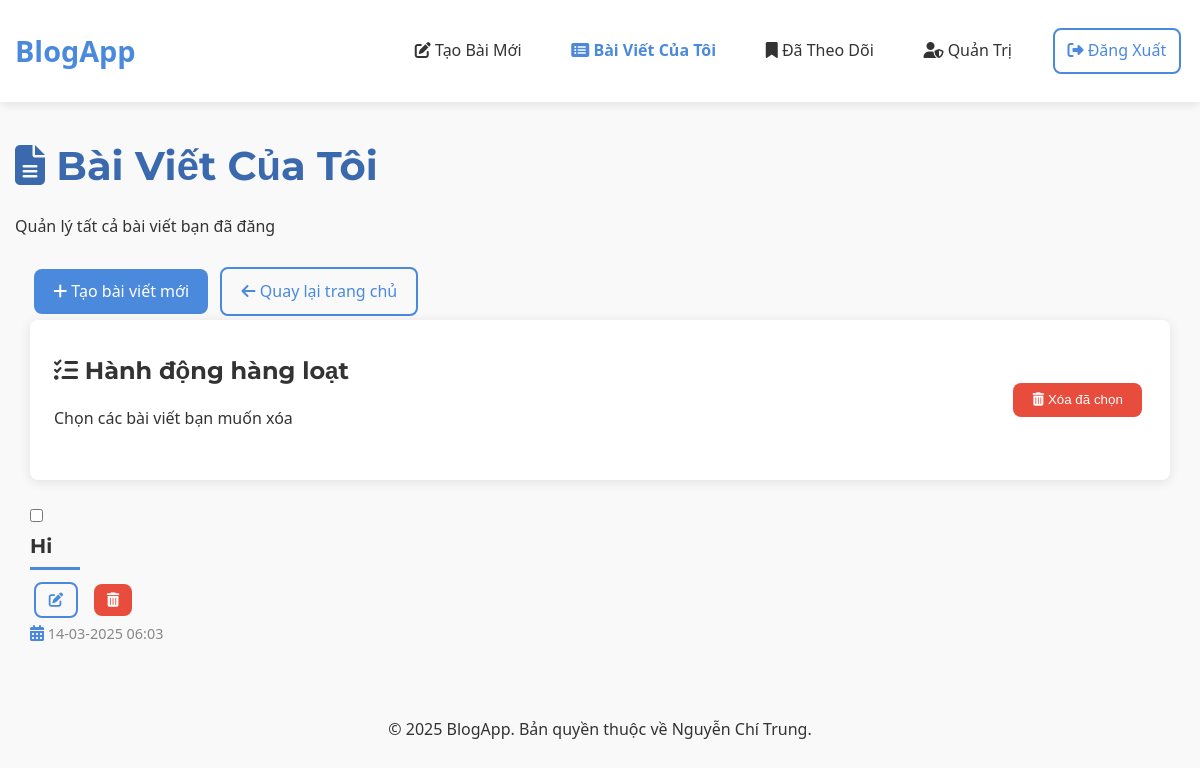
Page /my_posts (signed in) on the earlier database version.
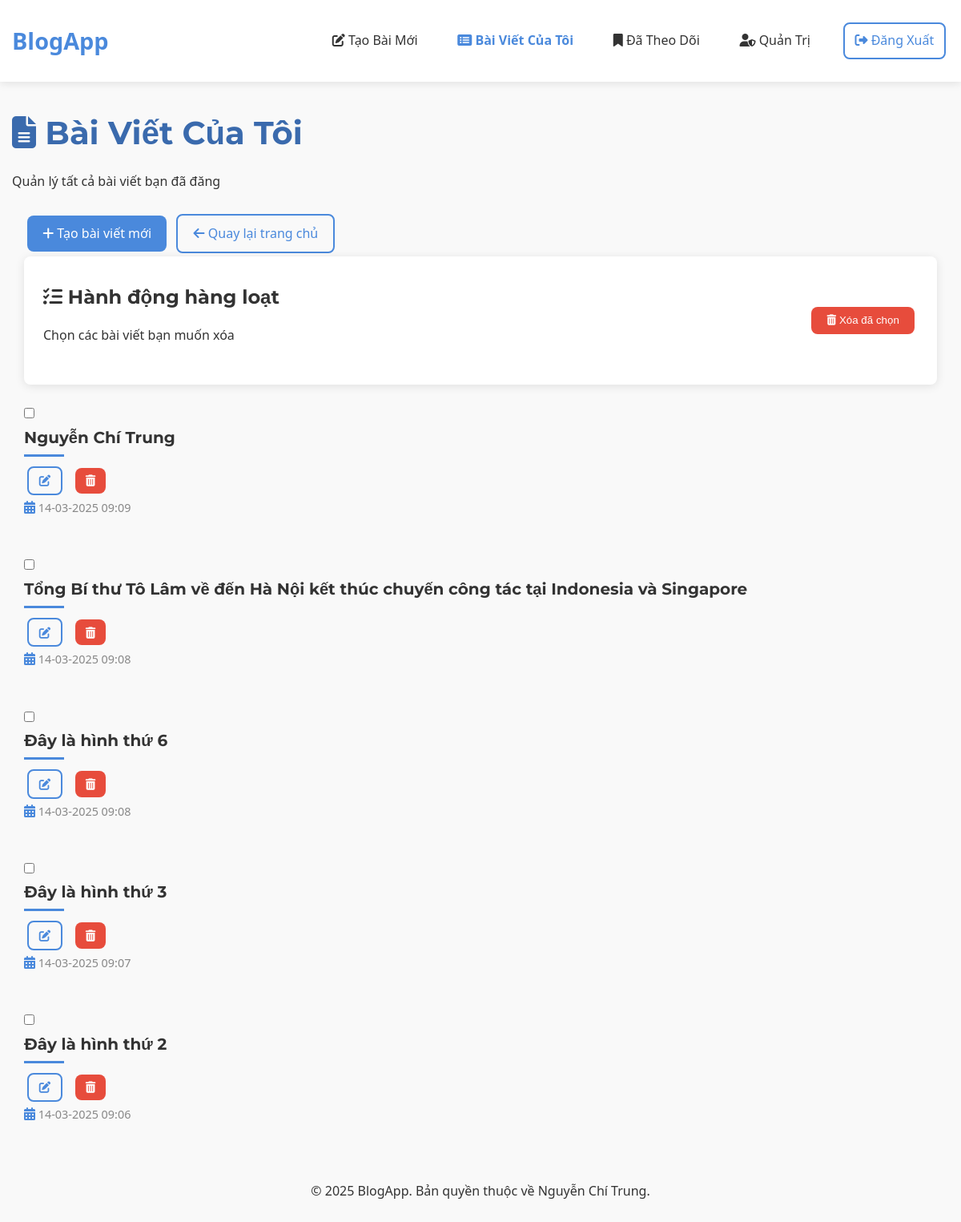
Same page on the later database version.
### tables this page shows
CREATE TABLE post (
  id INTEGER PRIMARY KEY AUTOINCREMENT,
  author_id INTEGER NOT NULL,
  created TIMESTAMP NOT NULL DEFAULT CURRENT_TIMESTAMP,
  title TEXT NOT NULL,
  text_content TEXT,
  FOREIGN KEY (author_id) REFERENCES user (id)
);

### flaskr/blog.py (the view)
@bp.route('/my_posts')
@login_required
def my_posts():
    db = get_db()
    page = request.args.get('page', 1, type=int)
    per_page = 10
    offset = (page - 1) * per_page
    posts_rows = db.execute(
        'SELECT p.id, p.title, p.text_content, p.created, u.username, u.id as author_id'
        ' FROM post p JOIN user u ON p.author_id = u.id'
        ' WHERE p.author_id = ? ORDER BY p.created DESC LIMIT ? OFFSET ?',
        (g.user['id'], per_page, offset)
    ).fetchall()
    posts = []
    for post_row in posts_rows:
        post = dict(post_row)
        contents = db.execute(
            'SELECT content_type, content, display_order'
            ' FROM post_content'
            ' WHERE post_id = ?'
            ' ORDER BY display_order',
            (post['id'],)
        ).fetchall()
        post['images'] = [c['content'] for c in contents if c['content_type'] == 'image']
        post['links'] = [c['content'] for c in contents if c['content_type'] == 'link']
        posts.append(post)
    total_posts = db.execute(
        'SELECT COUNT(*) FROM post WHERE author_id = ?',
        (g.user['id'],)
    ).fetchone()[0]
    total_pages = (total_posts + per_page - 1) // per_page
    return render_template('blog/my_posts.html', posts=posts, page=page, total_pages=total_pages)

### flaskr/__init__.py (called while the page is built)
def create_app(test_config=None):
    app = Flask(__name__, instance_relative_config=True)
    app.config.from_mapping(
        SECRET_KEY='dev',
        DATABASE=os.path.join(app.instance_path, 'flaskr.sqlite'),
    )
    if test_config is None:
        app.config.from_pyfile('config.py', silent=True)
    else:
        app.config.from_mapping(test_config)
    try:
        os.makedirs(app.instance_path)
    except OSError:
        pass
    from . import db
    db.init_app(app)
    from . import auth
    app.register_blueprint(auth.bp)
    from . import blog
    app.register_blueprint(blog.bp)
    @app.context_processor
    def inject_utilities():
        def get_year():
            return datetime.datetime.now().year
        return {'get_year': get_year}
    @app.route('/')
    def index():
        return redirect(url_for('blog.blog_index'))
    return app

### flaskr/auth.py (called while the page is built)
@bp.before_app_request
def load_logged_in_user():
    user_id = session.get('user_id')
    if user_id is None:
        g.user = None
    else:
        g.user = get_db().execute(
            'SELECT * FROM user WHERE id = ?', (user_id,)
        ).fetchone()  # fetchone() trả về một sqlite3.Row

### flaskr/templates/blog/my_posts.html (shortened to what this page needs)
{% extends 'base.html' %}
{% block header %}
  <h1><i class="fas fa-file-alt"></i> Bài Viết Của Tôi</h1>
  <p class="text-light">Quản lý tất cả bài viết bạn đã đăng</p>
{% endblock %}
{% block content %}
<div class="container">
  <div class="action-bar">
    <a href="{{ url_for('blog.create') }}" class="btn primary">
      <i class="fas fa-plus"></i> Tạo bài viết mới
    </a>
    <a href="{{ url_for('blog.blog_index') }}" class="btn outline">
      <i class="fas fa-arrow-left"></i> Quay lại trang chủ
    </a>
  </div>
  {% if posts %}
  <form method="post" action="{{ url_for('blog.delete_multiple_posts') }}" onsubmit="return confirmDelete()">
    <div class="card bulk-actions fade-in">
      <div class="card-body d-flex justify-between align-center">
        <div>
          <h3><i class="fas fa-tasks"></i> Hành động hàng loạt</h3>
          <p class="text-light">Chọn các bài viết bạn muốn xóa</p>
        </div>
        <button type="submit" class="btn danger">
          <i class="fas fa-trash-alt"></i> Xóa đã chọn
        </button>
      </div>
    </div>
    <div class="posts-grid">
      {% for post in posts %}
      <div class="post-card fade-in">
        <div class="post-card-header">
          <div class="post-select">
            <input type="checkbox" name="post_ids" value="{{ post.id }}" class="form-check-input">
          </div>
          <h2 class="post-title">{{ post.title }}</h2>
          <div class="post-actions">
            <a href="{{ url_for('blog.update', id=post.id) }}" class="btn sm outline">
              <i class="fas fa-edit"></i>
            </a>
            <a href="{{ url_for('blog.delete_post', id=post.id) }}" class="btn sm danger"
               onclick="return confirm('Bạn có chắc chắn muốn xóa bài viết này?')">
              <i class="fas fa-trash-alt"></i>
            </a>
          </div>
        </div>
        <div class="post-meta">
          <span><i class="fas fa-calendar-alt"></i> {{ post.created.strftime('%d-%m-%Y %H:%M') }}</span>
        </div>
        <div class="post-content">
        </div>
      </div>
      {% endfor %}
    </div>
  </form>
  {% endif %}
</div>
{% endblock %}

Differences in the rows shown:
removed post: title "Hi", created "14-03-2025 06:03"
now on this page (row edited): post: title "Nguyễn Chí Trung", created "14-03-2025 09:09"
now on this page (row edited): post: title "Tổng Bí thư Tô Lâm về đến Hà Nội kết thúc chuyến công tác tại Indonesia và Singapore", created "14-03-2025 09:08"
now on this page (row edited): post: title "Đây là hình thứ 6", created "14-03-2025 09:08"
now on this page (row edited): post: title "Đây là hình thứ 3", created "14-03-2025 09:07"
added post: title "Đây là hình thứ 2", created "14-03-2025 09:06"
